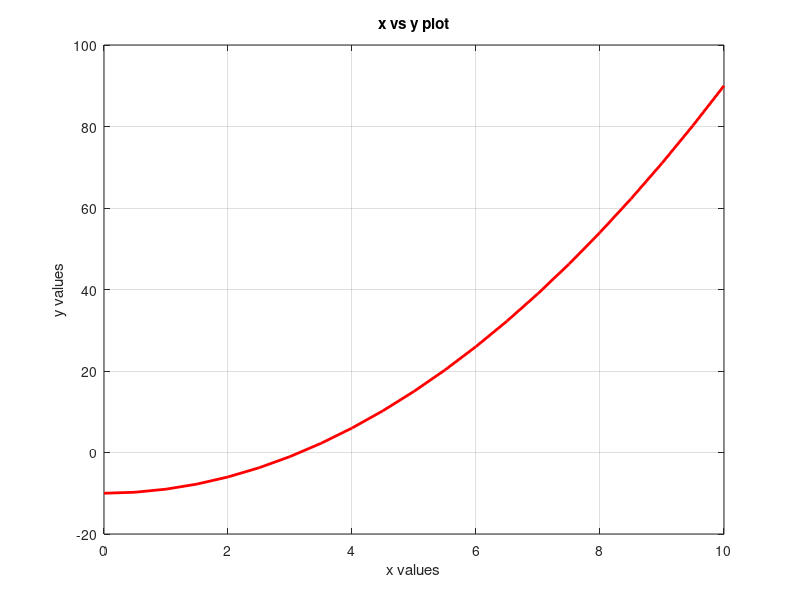

MATLAB code to generate this figure:
clc
clear all

x = 0:0.5:10;

y = (x).^2 -10;

plot(x,y,'linewidth',2,'color','r');
xlabel('x values');
ylabel('y values');
title('x vs y plot');
grid on
